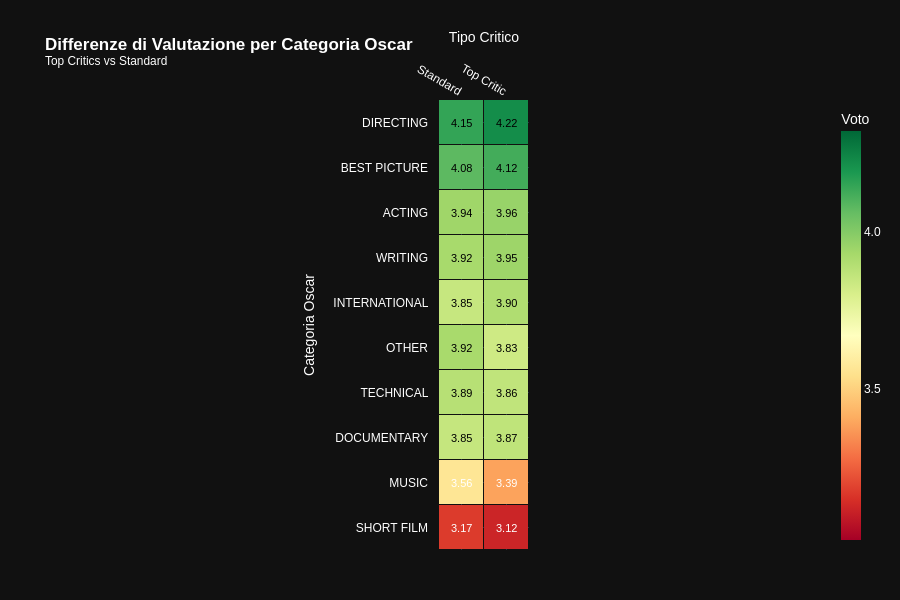

Notebook code for this chart:
### Code cell
fig = px.imshow(
    df_pivot,
    color_continuous_scale='RdYlGn',
    range_color=[df_pivot.min().min()-0.1, df_pivot.max().max()+0.1],
    labels={'x': 'Tipo Critico', 'y': 'Categoria Oscar', 'color': 'Voto Medio'},
    title='<b>Differenze di Valutazione per Categoria Oscar</b><br><sup>Top Critics vs Standard</sup>',
    width=900,
    height=600
)

fig.update_layout(
    font=dict(family="Arial", size=12, color="#FFFFFF"),
    coloraxis_colorbar=dict(
        title='Voto',
        thickness=20,
        tickvals=[3.0, 3.5, 4.0, 4.5],
        ticktext=['3.0 (Low)', '3.5', '4.0', '4.5 (High)']
    ),
    margin=dict(l=150, r=50, b=50, t=100)
)

annotations = []
for i, row in enumerate(df_pivot.values):
    for j, val in enumerate(row):
        annotations.append(
            dict(
                x=j,
                y=i,
                text=f"{val:.2f}",
                showarrow=False,
                font=dict(
                    size=11,
                    color='white' if val < 3.7 else 'black'  # Soglia automatica per contrasto
                )
            )
        )

# Asse X in alto
fig.update_xaxes(
    side="top",
    ticktext=['Standard', 'Top Critic'],
    tickvals=[0, 1],
    tickfont=dict(size=12),
)

# Asse Y verticale e completo
fig.update_yaxes(
    tickangle=0,
    tickfont=dict(size=12),
    automargin=True,
    ticksuffix="   "
)

# Aggiungi linee di separazione
fig.update_traces(
    xgap=1,
    ygap=1,
    selector=dict(type='heatmap')
)

fig.update_layout(annotations=annotations)
fig.show()

### Figure 1 — Plotly figure (JSON) as saved in the notebook; plotly's stock layout.template omitted (floating-point values rounded to 4 significant figures)
{"data": [{"coloraxis": "coloraxis", "name": "0", "x": ["False", "True"], "y": ["DIRECTING", "BEST PICTURE", "ACTING", "WRITING", "INTERNATIONAL", "OTHER", "TECHNICAL", "DOCUMENTARY", "MUSIC", "SHORT FILM"], "z": [[4.149, 4.223], [4.076, 4.121], [3.944, 3.958], [3.924, 3.947], [3.848, 3.904], [3.922, 3.829], [3.886, 3.863], [3.85, 3.867], [3.563, 3.387], [3.17, 3.116]], "type": "heatmap", "xaxis": "x", "yaxis": "y", "hovertemplate": "Tipo Critico: %{x}<br>Categoria Oscar: %{y}<br>Voto Medio: %{z}<extra></extra>", "xgap": 1, "ygap": 1}], "layout": {"xaxis": {"anchor": "y", "domain": [0.0, 1.0], "scaleanchor": "y", "constrain": "domain", "title": {"text": "Tipo Critico"}, "tickfont": {"size": 12}, "side": "top", "ticktext": ["Standard", "Top Critic"], "tickvals": [0, 1]}, "yaxis": {"anchor": "x", "domain": [0.0, 1.0], "autorange": "reversed", "constrain": "domain", "title": {"text": "Categoria Oscar"}, "tickfont": {"size": 12}, "tickangle": 0, "automargin": true, "ticksuffix": "   "}, "coloraxis": {"colorbar": {"title": {"text": "Voto"}, "thickness": 20, "tickvals": [3.0, 3.5, 4.0, 4.5], "ticktext": ["3.0 (Low)", "3.5", "4.0", "4.5 (High)"]}, "colorscale": [[0.0, "rgb(165,0,38)"], [0.1, "rgb(215,48,39)"], [0.2, "rgb(244,109,67)"], [0.3, "rgb(253,174,97)"], [0.4, "rgb(254,224,139)"], [0.5, "rgb(255,255,191)"], [0.6, "rgb(217,239,139)"], [0.7, "rgb(166,217,106)"], [0.8, "rgb(102,189,99)"], [0.9, "rgb(26,152,80)"], [1.0, "rgb(0,104,55)"]], "cmin": 3.016, "cmax": 4.323}, "title": {"text": "<b>Differenze di Valutazione per Categoria Oscar</b><br><sup>Top Critics vs Standard</sup>"}, "height": 600, "width": 900, "font": {"family": "Arial", "size": 12, "color": "#FFFFFF"}, "margin": {"l": 150, "r": 50, "b": 50, "t": 100}, "annotations": [{"font": {"color": "black", "size": 11}, "showarrow": false, "text": "4.15", "x": 0, "y": 0}, {"font": {"color": "black", "size": 11}, "showarrow": false, "text": "4.22", "x": 1, "y": 0}, {"font": {"color": "black", "size": 11}, "showarrow": false, "text": "4.08", "x": 0, "y": 1}, {"font": {"color": "black", "size": 11}, "showarrow": false, "text": "4.12", "x": 1, "y": 1}, {"font": {"color": "black", "size": 11}, "showarrow": false, "text": "3.94", "x": 0, "y": 2}, {"font": {"color": "black", "size": 11}, "showarrow": false, "text": "3.96", "x": 1, "y": 2}, {"font": {"color": "black", "size": 11}, "showarrow": false, "text": "3.92", "x": 0, "y": 3}, {"font": {"color": "black", "size": 11}, "showarrow": false, "text": "3.95", "x": 1, "y": 3}, {"font": {"color": "black", "size": 11}, "showarrow": false, "text": "3.85", "x": 0, "y": 4}, {"font": {"color": "black", "size": 11}, "showarrow": false, "text": "3.90", "x": 1, "y": 4}, {"font": {"color": "black", "size": 11}, "showarrow": false, "text": "3.92", "x": 0, "y": 5}, {"font": {"color": "black", "size": 11}, "showarrow": false, "text": "3.83", "x": 1, "y": 5}, {"font": {"color": "black", "size": 11}, "showarrow": false, "text": "3.89", "x": 0, "y": 6}, {"font": {"color": "black", "size": 11}, "showarrow": false, "text": "3.86", "x": 1, "y": 6}, {"font": {"color": "black", "size": 11}, "showarrow": false, "text": "3.85", "x": 0, "y": 7}, {"font": {"color": "black", "size": 11}, "showarrow": false, "text": "3.87", "x": 1, "y": 7}, {"font": {"color": "white", "size": 11}, "showarrow": false, "text": "3.56", "x": 0, "y": 8}, {"font": {"color": "white", "size": 11}, "showarrow": false, "text": "3.39", "x": 1, "y": 8}, {"font": {"color": "white", "size": 11}, "showarrow": false, "text": "3.17", "x": 0, "y": 9}, {"font": {"color": "white", "size": 11}, "showarrow": false, "text": "3.12", "x": 1, "y": 9}]}}
